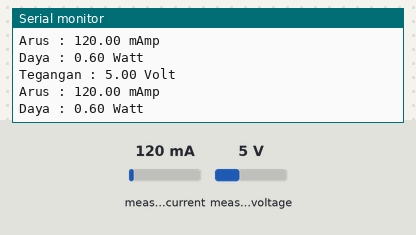
Simulated run of this sketch. Board: Arduino Uno, built with avr-gcc and run on an emulated ATmega328P. On the bench: the last lines printed to the serial monitor. The test bench sets the inputs (shaded band); at power-on: measured current 120 mA, measured voltage 5 V.

Above: at 1.2 s.
1.3 s: measured current set to 40 mA
At 2.6 s:
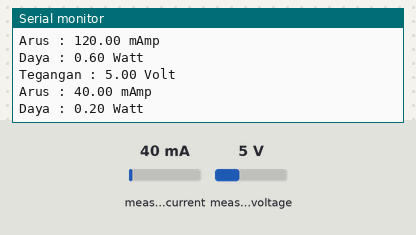
2.8 s: measured voltage set to 0.3 V
At 3.8 s:
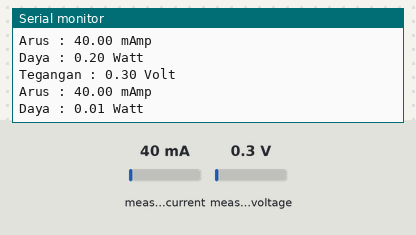
4.3 s: measured current set to 500 mA
At 5.8 s:
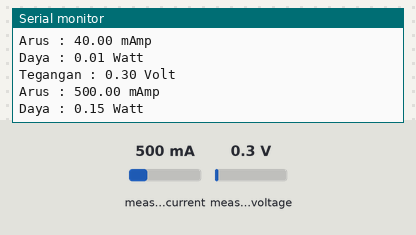
Timing chart, 0 to 7.3 s (numbered marks = the images above; inputs shaded):
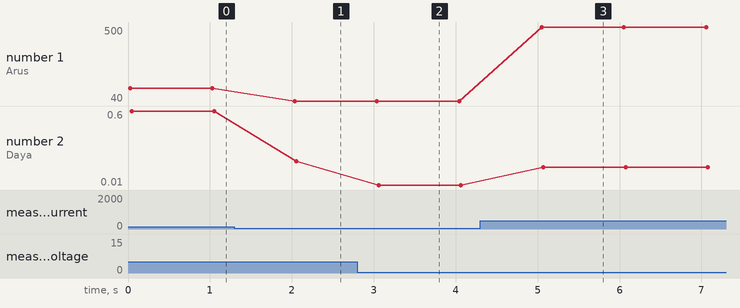

Measured:
- after the input at 1.3 s, the serial monitor: prints a new line after 0.74 s (image 1)
- after the input at 2.8 s, the serial monitor: prints a new line after 0.22 s (image 2)
- after the input at 4.3 s, the serial monitor: prints a new line after 0.75 s (image 3)
- plotted number 1: 120 → 40 after the input at 1.3 s, 40 → 500 after the input at 4.3 s
- plotted number 2: 0.6 → 0.2 after the input at 1.3 s, 0.2 → 0.01 after the input at 2.8 s, 0.01 → 0.15 after the input at 4.3 s

The sketch:

Sensor_INA.ino
```cpp
#include <Wire.h>
#include <Adafruit_INA219.h>

// Anda perlu mendownload library ini diatas dan copy paste sesuai perintah
const int INA_addr = 0x40;  // INA219 address
Adafruit_INA219 ina219(INA_addr);

float tegangan = 00;
float arus = 00; // Satuan MiliAmpere
float daya = 00;

void setup(void) {
Serial.begin(9600);

//prosedur mulai pembacaan data
ina219.begin();
}

void loop(void) {

tegangan = ina219.getBusVoltage_V(); //command untuk pembacaan tegangan
arus = ina219.getCurrent_mA(); //command untuk pembacaan arus
daya = tegangan * (arus/1000); //rumus untuk mendapatkan nilai watt

Serial.print("Tegangan : ");
Serial.print(tegangan);
Serial.println(" Volt");
Serial.print("Arus : ");
Serial.print(arus);
Serial.println(" mAmp");
Serial.print("Daya : ");
Serial.print(daya);
Serial.println(" Watt");
Serial.println("");

delay(1000);
}
```
